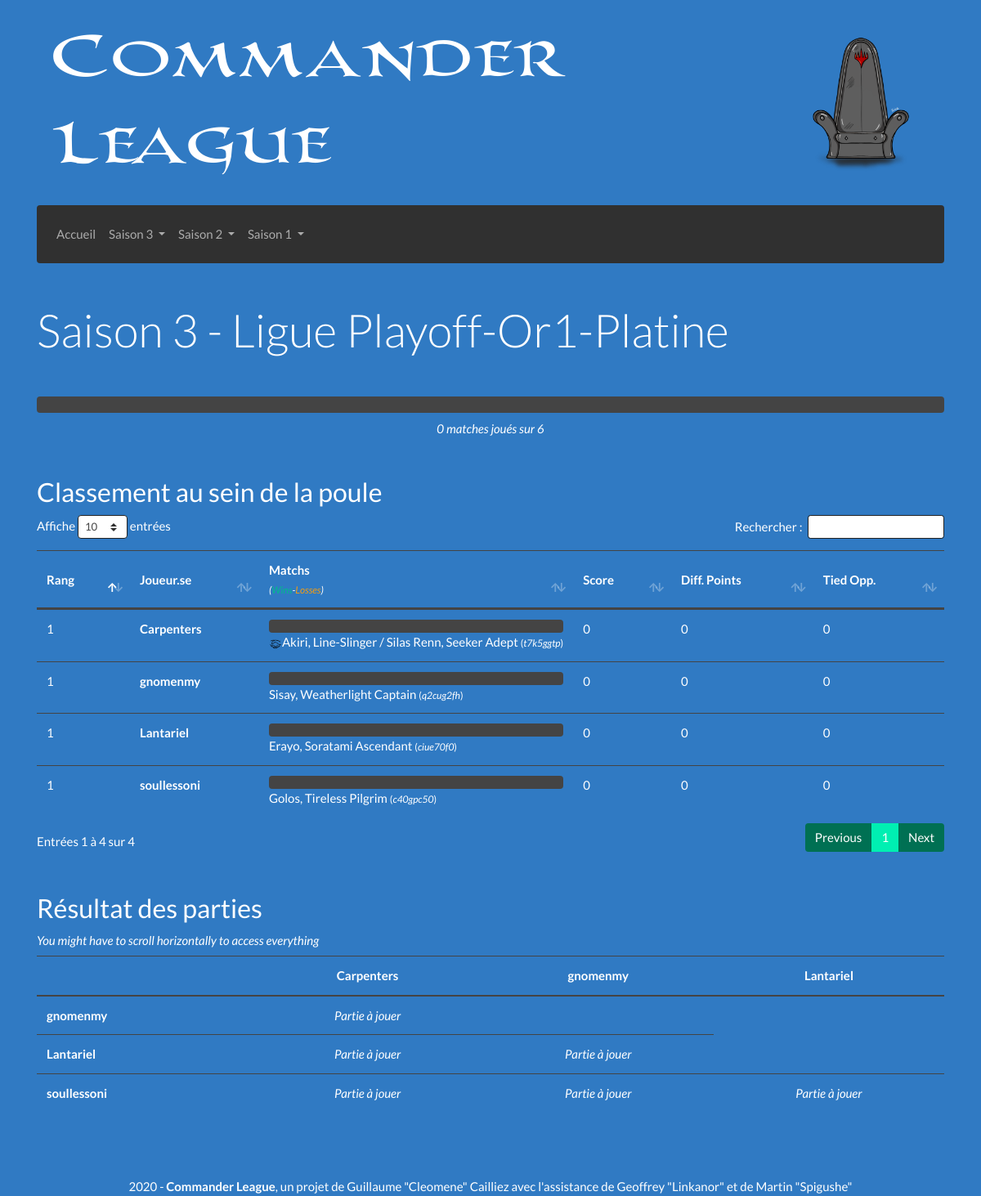
Screenshot of /Saison-3/Ligue-Playoff-Or1-Platine with the database file from the repository.
### tables this page shows
CREATE TABLE "decks" (
	"id_deck"	INTEGER PRIMARY KEY AUTOINCREMENT,
	"id_discord"	TEXT NOT NULL,
	"est_joue"	INTEGER NOT NULL,
	"cle_MV"	INTEGER NOT NULL,
	"hash"	TEXT NOT NULL,
	"liste"	TEXT NOT NULL,
	"general"	TEXT NOT NULL
);

### Afficher/Elements/Vue/Vue_Poule.php (called while the page is built)
<?php
function Affichage ($helper) {
	$affichage  = progressLigue($helper);
	$affichage .= afficherTableauClassement($helper);
	$affichage .= afficherTableauResultats($helper);
	return $affichage;
}

### Afficher/Controleur.php (called while the page is built, shortened)
<?php
function getContenu ()
{
	if (isset($_GET['saison']) && isset($_GET['ligue']))
	{
		$ligue = stripslashes($_GET['ligue']);
		if (preg_match("/Placement/", $ligue))
		{
			require_once 'Afficher/Pages/Placement/Controleur.php';
		}
		else if (preg_match("/Playoff/", $ligue))
		{
			require_once 'Afficher/Pages/Playoff/Controleur.php';
		}
		else
		{
			require_once 'Afficher/Pages/Ligue/Controleur.php';
		}
	}
	return Affichage($helper);
}
require_once 'Afficher/Vue.php';

### Afficher/Vue.php (called while the page is built)
<?php
$contenu = getContenu();
require_once 'Afficher/Elements/Gabarit.php';

### index.php (called while the page is built, shortened)
<?php
require_once 'Controleur.php';

### Afficher/Elements/Barres/BarreJoueur.php (called while the page is built)
<?php
require_once "Afficher/Elements/Barres/Vue_BarreJoueur.php";
function afficherBarreJoueur ($helper, $pseudo) {
	$nombreJoueurs = $helper['infos']['nbDecks'];
	$nombreMatches = $nombreJoueurs - 1;
	$widthMatch = round(100/$nombreMatches,2);
	$victoires = $helper[$pseudo]['victoires'];
	$defaites  = $helper[$pseudo]['defaites'];
	return barreJoueur($victoires , $defaites , $widthMatch);
}
?>

### Modele.php (called while the page is built, shortened)
<?php
function getBdd() {
	$bdd = new PDO("sqlite:BD/database.sqlite");
	    $bdd->setAttribute(PDO::ATTR_DEFAULT_FETCH_MODE, PDO::FETCH_ASSOC);
	    $bdd->setAttribute(PDO::ATTR_ERRMODE, PDO::ERRMODE_EXCEPTION);
	$bdd->query($_SESSION['dicoTables']['tableParticipants']);
	$bdd->query($_SESSION['dicoTables']['tableRoles']);
	$bdd->query($_SESSION['dicoTables']['tableDecks']);
	$bdd->query($_SESSION['dicoTables']['tableResultats']);
	$bdd->query($_SESSION['dicoTables']['tableLigues']);
	return $bdd;
}
function executerRequete($sql, $params = null) {
	if ($params == null) {
		$resultat = getBdd()->query($sql);
	} else {
		$resultat = getBdd()->prepare($sql);
		$resultat->execute($params);
	}
	return $resultat;
}

### Afficher/Elements/Helpers/Details.php (called while the page is built, shortened)
<?php
$helper = array();
$sql = "SELECT liste_decks FROM ligues
		WHERE num_saison = :s AND nom_ligue = :l;";
$helper['infos']['saison'] = $_GET['saison'];
$helper['infos']['ligue']  = ($_GET['saison'] < 3) ? preg_split("/-/",$_GET['ligue'])[0] : $_GET['ligue'];
$donnees = array(
	':l' => $_GET['ligue'],
	':s' => $helper['infos']['saison'],
);
$requete = executerRequete($sql,$donnees);
$resultat = $requete->fetch()['liste_decks'];
$_liste = preg_split('/, /i',$resultat);
$helper['infos']['decks'] = $_liste;
$_nbDecks = count($helper['infos']['decks']);
$helper['infos']['nbDecks'] = $_nbDecks;
$helper['infos']['max'] = $_nbDecks * ($_nbDecks - 1) / 2;
$helper['infos']['joues'] = 0;
$sql = "SELECT * FROM participants p
		JOIN decks d ON p.id_discord = d.id_discord
		WHERE d.id_deck = :id;";
for ($i = 0; $i < count($helper['infos']['decks']); $i++) {
	$requete = executerRequete($sql,array(':id'=>$helper['infos']['decks'][$i]));
	$resultat = $requete->fetch();
	$helper['infos']['pseudo'][] = $resultat['pseudo'];
	$helper['infos']['id_discord'][] = $resultat['id_discord'];
	$helper[$resultat['id_deck']] = array(
		'pseudo'		=> $resultat['pseudo'],
		'id_discord'	=> $resultat['id_discord'],
		'id_deck'		=> $resultat['id_deck'],
		'liste'			=> $resultat['liste'],
		'general'		=> $resultat['general'],
		'hash'			=> $resultat['hash'],
		'parties'		=> array(),
		'victoires'		=> 0,
		'defaites'		=> 0,
		'tiebreakers'	=> array(
			'matchPoints'			=> 0,
			'diffPoints'			=> 0,
			'tiedParticipants'		=> 0,
		),
	);
}

### Afficher/Pages/Playoff/Helper.php (called while the page is built)
<?php
if (preg_match("/-/",$_GET['ligue'])) {
	require_once "Afficher/Elements/Helpers/Details.php";
} else {
	require_once "Afficher/Elements/Helpers/Groupe.php";
}

### Afficher/Pages/Playoff/Controleur.php (called while the page is built, shortened)
<?php
require_once 'Afficher/Elements/Modele.php';
require_once 'Afficher/Pages/Playoff/Modele.php';
require_once 'Afficher/Pages/Playoff/Helper.php';

### Afficher/Pages/Playoff/Modele.php (called while the page is built, shortened)
<?php
function afficheGeneral ($texte) {
	$contraintes = "";
	if (preg_match('/\//i',$texte)) $contraintes .= "P";
	if ($contraintes == "") return $texte;
	if (preg_match('/p/i',$contraintes)) {
		$liste_partners = (preg_match('/c/i',$contraintes)) ? preg_split('/\(/',$texte)[0] : $texte;
		$partenaires = array(
			preg_split('/\/\//i',$liste_partners)[0],
			preg_split('/\/\//i',$liste_partners)[1]
		);
		$retour = imagePartenaires() . $partenaires[0] . " / " . $partenaires[1];
	}
	return $retour;
}

### Afficher/Elements/Tableaux/Vue_TableauClassement.php (the view)
<?php
function tableauClassement ($helper) {
	ob_start(); ?>
	<div class="table-responsive text-nowrap">
	<table id="tableClassement" class="table table-hover" aria-describedby="tableClassement">
		<thead>
			<tr>
				<th scope="col" class="sorting align-middle" aria-controls="tableClassement">Rang</th>
				<th scope="col" class="align-middle">Joueur.se</th>
				<th scope="col" class="align-middle col-2">
					Matchs<br>
					<i><small>(<span class="text-success">Wins</span>-<span class="text-warning">Losses</span>)</small></i>
				</th>
				<th scope="col" class="align-middle">
					Score
				</th>
				<th scope="col" class="align-middle">
					<span href="#" data-toggle="tooltip" title="Game won minus game lost">
						Diff. Points
					</span>
				</th>
				<th scope="col" class="align-middle">
					<span href="#" data-toggle="tooltip" title="Game won against tied opponents">
						Tied Opp.
					</span>
				</th>
			</tr>
		</thead>
		<tbody>
			<?php
			for ($i = 0; $i < count($helper['infos']['pseudo']); $i++) {
				$cle = $helper['infos']['pseudo'][$i];
			?>
			<tr>
				<td scope="row">
					<?= $helper['infos']['classement'][$cle] ?>
				</td>
				<td>
					<strong><?= $cle ?></strong>
				</td>
				<td>
					<?= afficherBarreJoueur($helper,$cle) ?>
					<?= afficheGeneral($helper[$cle]['general']) ?>
						<small>(<i><?= $helper[$cle]['hash'] ?></i>)</small>
				</td>
				<td>
					<?= $helper[$cle]['tiebreakers']['matchPoints'] ?>
				</td>
				<td>
					<?= $helper[$cle]['tiebreakers']['diffPoints'] ?>
				</td>
				<td>
					<?= $helper[$cle]['tiebreakers']['tiedParticipants'] ?>
				</td>
			</tr>
			<?php
			}
			?>
		</tbody>
	</table>
	</div>
	<?php return ob_get_clean();
}

### Afficher/CSS/overriding.css (style rules this page uses)
body { background-image: url('/Afficher/CSS/Images/Background.png'); background-color: #307AC3; background-size: 100%; }

### rows the page displays
decks: general "Akiri, Line-Slinger / Silas Renn, Seeker Adept", hash "t7k5ggtp"
decks: general "Sisay, Weatherlight Captain", hash "q2cug2fh"
decks: general "Erayo, Soratami Ascendant", hash "ciue70f0"
decks: general "Golos, Tireless Pilgrim", hash "c40gpc50"

### other values shown
$_GET['saison'] "3"
$_GET['ligue'] "Playoff-Or1-Platine"
$played "0"
$max "6"
$helper['infos']['classement'][$cle] "1"
$cle "Carpenters"
$helper[$cle]['tiebreakers']['matchPoints'] "0"
$helper[$cle]['tiebreakers']['diffPoints'] "0"
$helper[$cle]['tiebreakers']['tiedParticipants'] "0"
$cle "gnomenmy"
$cle "Lantariel"
$cle "soullessoni"
